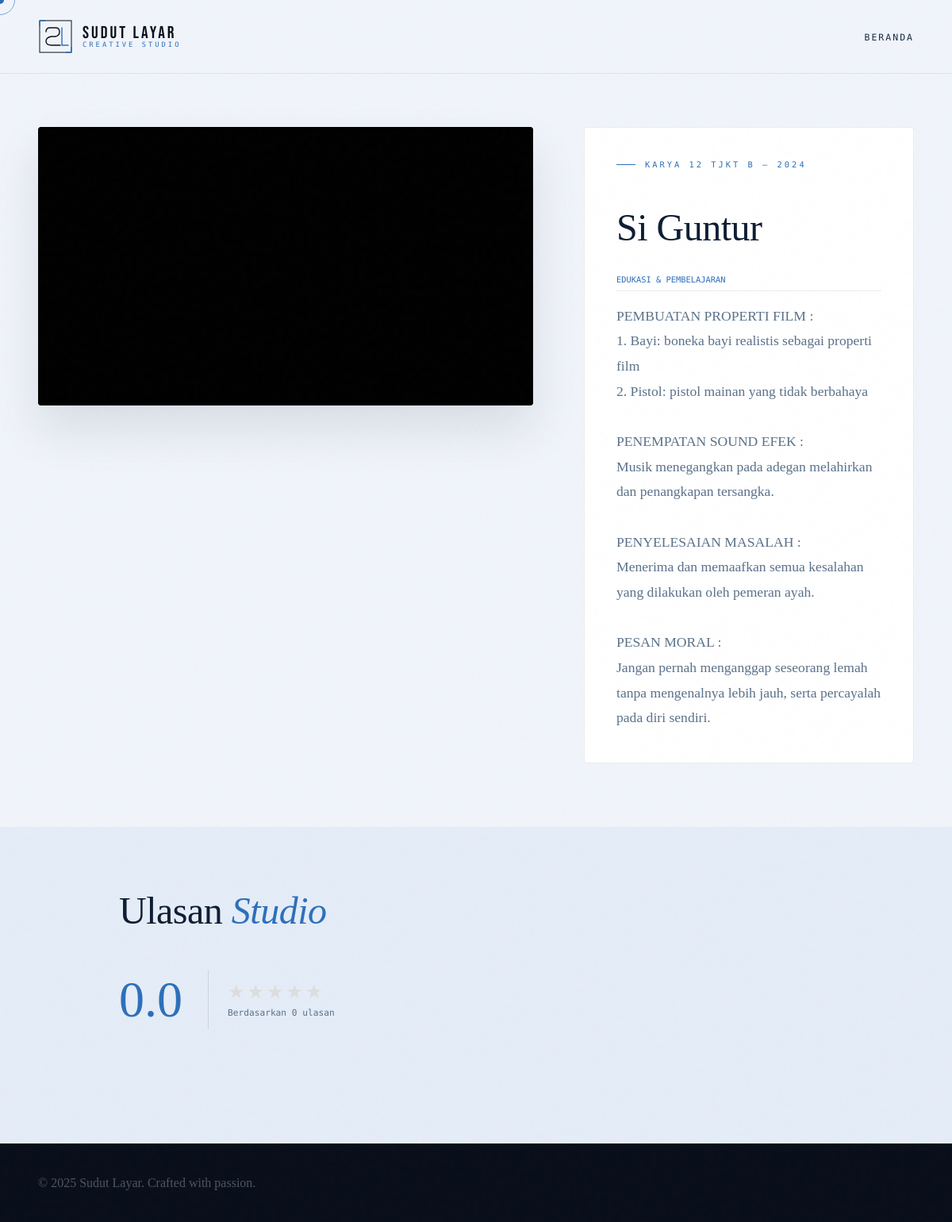
The page /project-details.php?id=1 on the database its author committed.
### tables this page shows
CREATE TABLE IF NOT EXISTS projects (
    id INT AUTO_INCREMENT PRIMARY KEY,
    category VARCHAR(100),
    title VARCHAR(100),
    number VARCHAR(10),
    year VARCHAR(10),
    image TEXT,
    google_drive_id TEXT,
    is_drive_folder BOOLEAN DEFAULT FALSE,
    created_at TIMESTAMP DEFAULT CURRENT_TIMESTAMP
);

CREATE TABLE IF NOT EXISTS services (
    id INT AUTO_INCREMENT PRIMARY KEY,
    project_id INT NOT NULL,
    title VARCHAR(100),
    content TEXT,
    FOREIGN KEY (project_id) REFERENCES projects(id) ON DELETE CASCADE
);

### project-details.php (the view, shortened to what this page needs)
<?php
require_once 'config/db.php';
$projectId = $_GET['id'] ?? 0;
$stmt = $pdo->prepare("SELECT * FROM projects WHERE id = ?");
$stmt->execute([$projectId]);
$project = $stmt->fetch();
$stmt = $pdo->prepare("SELECT * FROM services WHERE project_id = ?");
$stmt->execute([$projectId]);
$service = $stmt->fetch();
$stmt = $pdo->prepare("SELECT AVG(rating) as avg_rating, COUNT(*) as total FROM comments WHERE project_id = ? AND parent_id IS NULL");
$stmt->execute([$projectId]);
$stats = $stmt->fetch();
?>
<!DOCTYPE html>
<html lang="id">
<head>
  <link rel="stylesheet" href="assets/css/style.css">
</head>
<body>
<nav>
  <a href="index.php" class="nav-logo">
    <div class="logo-wordmark">
      <span class="logo-main">SUDUT LAYAR</span>
      <span class="logo-sub">Creative Studio</span>
    </div>
  </a>
  <ul class="nav-links">
    <li><a href="index.php">Beranda</a></li>
  </ul>
</nav>
<main>
  <section class="details-hero">
    <div>
      <div class="video-frame-wrap">
        <div class="video-frame-wrap" style="aspect-ratio: 16/9;">
          <iframe src="https://drive.google.com/file/d/<?php echo $project['google_drive_id']; ?>/preview" allowfullscreen style="width:100%; height:100%; border:none;"></iframe>
        </div>
      </div>
    </div>
    <div class="edu-card">
      <div class="section-tag"><?php echo htmlspecialchars($project['category']); ?> — <?php echo $project['year']; ?></div>
      <h1 class="work-headline" style="margin-bottom:2rem; font-size:3rem;"><?php echo htmlspecialchars($project['title']); ?></h1>
      <?php if ($service): ?>
        <div style="font-family:'DM Mono',monospace; font-size:0.65rem; color:var(--copper); text-transform:uppercase; margin-bottom:1rem; border-bottom:1px solid var(--border); padding-bottom:0.5rem;">Edukasi & Pembelajaran</div>
        <div style="font-size:1.1rem; line-height:1.8; color:var(--muted);">
          <?php echo nl2br(htmlspecialchars($service['content'])); ?>
        </div>
      <?php endif; ?>
    </div>
  </section>
  <section class="details-comments">
    <div style="max-width: 900px; margin: 0 auto;">
      <h2 class="work-headline" style="margin-bottom:3rem;">Ulasan <em>Studio</em></h2>
      <div style="display:flex; align-items:center; gap:1.5rem; margin-bottom:4rem;">
        <div style="font-size:4rem; font-weight:300; color:var(--copper); border-right:1px solid rgba(0,0,0,0.1); padding-right:2rem;"><?php echo number_format($stats['avg_rating'] ?: 0, 1); ?></div>
        <div>
          <div style="display:flex; gap:3px; color:var(--copper); font-size:1.5rem;">
            <?php for($i=1; $i<=5; $i++) echo ($i <= round($stats['avg_rating'])) ? '★' : '<span style="color:#ddd">★</span>'; ?>
          </div>
          <div style="font-family:'DM Mono',monospace; font-size:0.7rem; color:var(--muted); margin-top:0.4rem;">Berdasarkan <?php echo $stats['total']; ?> ulasan</div>
        </div>
      </div>
    </div>
  </section>
</main>
<footer>
  <div class="footer-copy">© 2025 Sudut Layar. Crafted with passion.</div>
</footer>
</body>
</html>

### assets/css/style.css (style rules this page uses)
:root { --ink: #090f1a; --paper: #f0f4fa; --cream: #e4ecf7; --warm: #93b4d8; --copper: #2d6fbb; --rust: #1a3f72; --charcoal: #1a2a42; --text: #0f1e33; --muted: #5a718a; --accent: #2d6fbb; --border: rgba(9, 15, 26, 0.08); }
*, *::before, *::after { margin: 0; padding: 0; box-sizing: border-box; }
html { scroll-behavior: smooth; }
body { background: var(--paper); color: var(--text); font-family: 'Cormorant Garamond', serif; cursor: none; overflow-x: hidden; }
body::after { content: ''; position: fixed; inset: 0; pointer-events: none; z-index: 9990; opacity: 0.4; }
nav { position: fixed; top: 0; left: 0; right: 0; z-index: 500; padding: 1.5rem 3rem; display: flex; align-items: center; justify-content: space-between; background: var(--paper); border-bottom: 1px solid var(--border); }
.nav-logo { display: flex; align-items: center; gap: 0.75rem; text-decoration: none; }
.logo-mark { width: 44px; height: 44px; flex-shrink: 0; }
.logo-wordmark { display: flex; flex-direction: column; line-height: 1; }
.logo-main { font-family: 'Bebas Neue', sans-serif; font-size: 1.35rem; letter-spacing: 3px; color: var(--ink); }
.logo-sub { font-family: 'DM Mono', monospace; font-size: 0.55rem; letter-spacing: 3px; color: var(--copper); text-transform: uppercase; }
.nav-links { display: flex; align-items: center; gap: 2.5rem; list-style: none; }
.nav-links a { font-family: 'DM Mono', monospace; font-size: 0.72rem; letter-spacing: 2px; text-transform: uppercase; color: var(--charcoal); text-decoration: none; transition: color 0.2s; position: relative; }
.nav-links a::after { content: ''; position: absolute; bottom: -3px; left: 0; width: 0; height: 1px; background: var(--copper); transition: width 0.3s; }
section { padding: 7rem 3rem; }
.section-tag { font-family: 'DM Mono', monospace; font-size: 0.65rem; letter-spacing: 3px; text-transform: uppercase; color: var(--copper); margin-bottom: 3rem; display: flex; align-items: center; gap: 0.75rem; }
.section-tag::before { content: ''; width: 24px; height: 1px; background: var(--copper); }
.work-headline { font-size: clamp(2.5rem,4vw,4rem); font-weight: 300; letter-spacing: -0.5px; line-height: 1.1; }
.work-headline em { font-style: italic; color: var(--copper); }
.video-frame-wrap { position: relative; width: 100%; aspect-ratio: 16/9; background: #000; }
.video-frame-wrap iframe { position: absolute; inset: 0; width: 100%; height: 100%; border: none; }
footer { background: var(--ink); color: rgba(240,244,250,0.3); padding: 2.5rem 3rem; border-top: 1px solid rgba(45,111,187,0.2); display: flex; align-items: center; justify-content: space-between; flex-wrap: wrap; }

### project-details.php (style rules this page uses)
.details-hero { padding: 10rem 3rem 5rem; display: grid; grid-template-columns: 1.2fr 0.8fr; gap: 4rem; background: var(--paper); }
.video-frame-wrap { border-radius: 4px; overflow: hidden; box-shadow: 0 30px 60px rgba(9,15,26,0.1); }
.edu-card { background: white; border: 1px solid var(--border); padding: 2.5rem; border-radius: 4px; }
.details-comments { padding: 5rem 3rem; background: var(--cream); }

### rows shown on the page
projects: category "KARYA 12 TJKT B", year "2024", title "Si Guntur"
services: content "PEMBUATAN PROPERTI FILM : 1. Bayi: boneka bayi realistis sebagai properti film 2. Pistol: pistol mainan yang tidak berbahaya PENEMPATAN SOUND EFEK : Musik menegangkan pada adegan melahirkan dan penangkapan tersangka. PENYELESAIAN MASALAH : Menerima dan memaafkan semua kesalahan yang dilakukan oleh pemeran ayah. PESAN MORAL : Jangan pernah menganggap seseorang lemah tanpa mengenalnya lebih jauh, serta percayalah pada diri sendiri."

### other values the page prints
$stats['avg_rating'] ?: 0 "0.0"
$stats['total'] "0"
